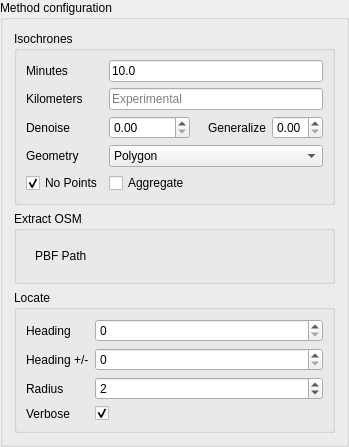
           <widget class="QgsCollapsibleGroupBox" name="mGroupBox_11">
            <property name="sizePolicy">
             <sizepolicy hsizetype="Preferred" vsizetype="Fixed">
              <horstretch>0</horstretch>
              <verstretch>0</verstretch>
             </sizepolicy>
            </property>
            <property name="title">
             <string>Method configuration</string>
            </property>
            <property name="collapsed">
             <bool>false</bool>
            </property>
            <property name="saveCollapsedState">
             <bool>false</bool>
            </property>
            <layout class="QVBoxLayout" name="verticalLayout_9">
             <item>
              <widget class="QgsCollapsibleGroupBox" name="isochrone_group">
               <property name="sizePolicy">
                <sizepolicy hsizetype="Preferred" vsizetype="Fixed">
                 <horstretch>0</horstretch>
                 <verstretch>0</verstretch>
                </sizepolicy>
               </property>
               <property name="toolTip">
                <string>Configure the isochrones method.</string>
               </property>
               <property name="statusTip">
                <string>Configure the isochrones method.</string>
               </property>
               <property name="whatsThis">
                <string>Configure the isochrones method.</string>
               </property>
               <property name="title">
                <string>Isochrones</string>
               </property>
               <property name="collapsed">
                <bool>true</bool>
               </property>
               <property name="saveCollapsedState">
                <bool>false</bool>
               </property>
               <layout class="QGridLayout" name="gridLayout_16">
                <item row="6" column="1" colspan="5">
                 <widget class="QComboBox" name="polygons">
                  <property name="toolTip">
                   <string>Return either Polygon or LineString geometries.</string>
                  </property>
                  <property name="statusTip">
                   <string>Return either Polygon or LineString geometries.</string>
                  </property>
                  <property name="whatsThis">
                   <string>Return either Polygon or LineString geometries.</string>
                  </property>
                  <item>
                   <property name="text">
                    <string>Polygon</string>
                   </property>
                  </item>
                  <item>
                   <property name="text">
                    <string>LineString</string>
                   </property>
                  </item>
                 </widget>
                </item>
                <item row="2" column="0">
                 <widget class="QLabel" name="label_9">
                  <property name="text">
                   <string>Minutes</string>
                  </property>
                 </widget>
                </item>
                <item row="6" column="0">
                 <widget class="QLabel" name="label_7">
                  <property name="text">
                   <string>Geometry</string>
                  </property>
                 </widget>
                </item>
                <item row="5" column="0">
                 <widget class="QLabel" name="label_11">
                  <property name="text">
                   <string>Denoise</string>
                  </property>
                 </widget>
                </item>
                <item row="5" column="4">
                 <widget class="QLabel" name="label_12">
                  <property name="text">
                   <string>Generalize</string>
                  </property>
                 </widget>
                </item>
                <item row="2" column="1" colspan="5">
                 <widget class="QgsFilterLineEdit" name="contours">
                  <property name="toolTip">
                   <string>Comma separated list of decimal times in minutes for the contours.</string>
                  </property>
                  <property name="statusTip">
                   <string>Comma separated list of decimal times in minutes for the contours.</string>
                  </property>
                  <property name="whatsThis">
                   <string>Comma separated list of decimal times in minutes for the contours.</string>
                  </property>
                  <property name="text">
                   <string>10.0</string>
                  </property>
                  <property name="qgisRelation" stdset="0">
                   <string notr="true"/>
                  </property>
                 </widget>
                </item>
                <item row="5" column="1">
                 <widget class="QDoubleSpinBox" name="denoise">
                  <property name="toolTip">
                   <string>Used to remove smaller contours. A value of 1 will only return the largest contour for a given time value. A value of 0.5 drops any contours that are less than half the area of the largest contour in the set of contours for that same time value.</string>
                  </property>
                  <property name="statusTip">
                   <string>Used to remove smaller contours. A value of 1 will only return the largest contour for a given time value. A value of 0.5 drops any contours that are less than half the area of the largest contour in the set of contours for that same time value.</string>
                  </property>
                  <property name="whatsThis">
                   <string>Used to remove smaller contours. A value of 1 will only return the largest contour for a given time value. A value of 0.5 drops any contours that are less than half the area of the largest contour in the set of contours for that same time value.</string>
                  </property>
                  <property name="maximum">
                   <double>1.000000000000000</double>
                  </property>
                  <property name="singleStep">
                   <double>0.100000000000000</double>
                  </property>
                 </widget>
                </item>
                <item row="5" column="5">
                 <widget class="QDoubleSpinBox" name="generalize">
                  <property name="toolTip">
                   <string>The tolerance for Douglas-Peucker generalization. Note: Generalization of contours can lead to self-intersections, as well as intersections of adjacent contours.</string>
                  </property>
                  <property name="statusTip">
                   <string>The tolerance for Douglas-Peucker generalization. Note: Generalization of contours can lead to self-intersections, as well as intersections of adjacent contours.</string>
                  </property>
                  <property name="whatsThis">
                   <string>The tolerance for Douglas-Peucker generalization. Note: Generalization of contours can lead to self-intersections, as well as intersections of adjacent contours.</string>
                  </property>
                  <property name="maximum">
                   <double>1.000000000000000</double>
                  </property>
                  <property name="singleStep">
                   <double>0.010000000000000</double>
                  </property>
                 </widget>
                </item>
                <item row="8" column="1">
                 <widget class="QCheckBox" name="iso_aggregate">
                  <property name="toolTip">
                   <string>&lt;html&gt;&lt;head/&gt;&lt;body&gt;&lt;p&gt;Aggregate if you want to compute the region reachable from any of the locations within a specified time.&lt;/p&gt;&lt;p&gt;&lt;br/&gt;&lt;/p&gt;&lt;p&gt;Don't aggregate if you want distinct isochrone objects for each location.&lt;/p&gt;&lt;/body&gt;&lt;/html&gt;</string>
                  </property>
                  <property name="statusTip">
                   <string>&lt;html&gt;&lt;head/&gt;&lt;body&gt;&lt;p&gt;Aggregate if you want to compute the region reachable from any of the locations within a specified time.&lt;/p&gt;&lt;p&gt;&lt;br/&gt;&lt;/p&gt;&lt;p&gt;Don't aggregate if you want distinct isochrone objects for each location.&lt;/p&gt;&lt;/body&gt;&lt;/html&gt;</string>
                  </property>
                  <property name="whatsThis">
                   <string>&lt;html&gt;&lt;head/&gt;&lt;body&gt;&lt;p&gt;Aggregate if you want to compute the region reachable from any of the locations within a specified time.&lt;/p&gt;&lt;p&gt;&lt;br/&gt;&lt;/p&gt;&lt;p&gt;Don't aggregate if you want distinct isochrone objects for each location.&lt;/p&gt;&lt;/body&gt;&lt;/html&gt;</string>
                  </property>
                  <property name="text">
                   <string>Aggregate</string>
                  </property>
                 </widget>
                </item>
                <item row="8" column="0">
                 <widget class="QCheckBox" name="iso_no_points">
                  <property name="toolTip">
                   <string>&lt;html&gt;&lt;head/&gt;&lt;body&gt;&lt;p&gt;Don't return the center points.&lt;/p&gt;&lt;/body&gt;&lt;/html&gt;</string>
                  </property>
                  <property name="statusTip">
                   <string>&lt;html&gt;&lt;head/&gt;&lt;body&gt;&lt;p&gt;Don't return the center points.&lt;/p&gt;&lt;/body&gt;&lt;/html&gt;</string>
                  </property>
                  <property name="whatsThis">
                   <string>&lt;html&gt;&lt;head/&gt;&lt;body&gt;&lt;p&gt;Don't return the center points.&lt;/p&gt;&lt;/body&gt;&lt;/html&gt;</string>
                  </property>
                  <property name="text">
                   <string>No Points</string>
                  </property>
                  <property name="checked">
                   <bool>true</bool>
                  </property>
                 </widget>
                </item>
                <item row="3" column="0">
                 <widget class="QLabel" name="label_17">
                  <property name="text">
                   <string>Kilometers</string>
                  </property>
                 </widget>
                </item>
                <item row="3" column="1" colspan="5">
                 <widget class="QgsFilterLineEdit" name="contours_distance">
                  <property name="toolTip">
                   <string>Comma separated list of decimal distances in kilometers for the contours.</string>
                  </property>
                  <property name="statusTip">
                   <string>Comma separated list of decimal distances in kilometers for the contours.</string>
                  </property>
                  <property name="whatsThis">
                   <string>Comma separated list of decimal distances in kilometers for the contours.</string>
                  </property>
                  <property name="text">
                   <string/>
                  </property>
                  <property name="echoMode">
                   <enum>QLineEdit::Normal</enum>
                  </property>
                  <property name="placeholderText">
                   <string>Experimental</string>
                  </property>
                  <property name="value">
                   <string/>
                  </property>
                  <property name="qgisRelation" stdset="0">
                   <string notr="true"/>
                  </property>
                 </widget>
                </item>
               </layout>
              </widget>
             </item>
             <item>
              <widget class="QgsCollapsibleGroupBox" name="mGroupBox_12">
               <property name="toolTip">
                <string>Extract OSM roads and their attributes from a locally available OSM PBF file. Needs osmium!!</string>
               </property>
               <property name="statusTip">
                <string>Extract OSM roads and their attributes from a locally available OSM PBF file. Needs osmium!!</string>
               </property>
               <property name="whatsThis">
                <string>Extract OSM roads and their attributes from a locally available OSM PBF file. Needs osmium!!</string>
               </property>
               <property name="title">
                <string>Extract OSM</string>
               </property>
               <property name="collapsed">
                <bool>true</bool>
               </property>
               <layout class="QVBoxLayout" name="verticalLayout">
                <item>
                 <widget class="QWidget" name="widget_3" native="true">
                  <property name="toolTip">
                   <string>Extract OSM roads and their attributes from a locally available OSM PBF file. Needs osmium!!</string>
                  </property>
                  <property name="statusTip">
                   <string>Extract OSM roads and their attributes from a locally available OSM PBF file. Needs osmium!!</string>
                  </property>
                  <property name="whatsThis">
                   <string>Extract OSM roads and their attributes from a locally available OSM PBF file. Needs osmium!!</string>
                  </property>
                  <layout class="QGridLayout" name="gridLayout_18">
                   <item row="0" column="0">
                    <widget class="QLabel" name="label_14">
                     <property name="text">
                      <string>PBF Path</string>
                     </property>
                    </widget>
                   </item>
                   <item row="0" column="1">
                    <widget class="QgsFileWidget" name="pbf_file">
                     <property name="toolTip">
                      <string>Extract OSM roads and their attributes from a locally available OSM PBF file. Needs osmium!!</string>
                     </property>
                     <property name="statusTip">
                      <string>Extract OSM roads and their attributes from a locally available OSM PBF file. Needs osmium!!</string>
                     </property>
                     <property name="whatsThis">
                      <string>Extract OSM roads and their attributes from a locally available OSM PBF file. Needs osmium!!</string>
                     </property>
                     <property name="fullUrl">
                      <bool>true</bool>
                     </property>
                     <property name="filter">
                      <string>*.pbf</string>
                     </property>
                    </widget>
                   </item>
                  </layout>
                 </widget>
                </item>
               </layout>
              </widget>
             </item>
             <item>
              <widget class="QgsCollapsibleGroupBox" name="mGroupBox_13">
               <property name="title">
                <string>Locate</string>
               </property>
               <layout class="QFormLayout" name="formLayout">
                <item row="2" column="0">
                 <widget class="QLabel" name="label_43">
                  <property name="toolTip">
                   <string>The tolerance for input locations in meters.</string>
                  </property>
                  <property name="text">
                   <string>Radius</string>
                  </property>
                 </widget>
                </item>
                <item row="2" column="1">
                 <widget class="QgsSpinBox" name="locate_radius">
                  <property name="toolTip">
                   <string>The tolerance for input locations in meters.</string>
                  </property>
                  <property name="maximum">
                   <number>1000</number>
                  </property>
                  <property name="value">
                   <number>2</number>
                  </property>
                 </widget>
                </item>
                <item row="3" column="0">
                 <widget class="QLabel" name="label_45">
                  <property name="text">
                   <string>Verbose</string>
                  </property>
                 </widget>
                </item>
                <item row="3" column="1">
                 <widget class="QCheckBox" name="locate_verbose">
                  <property name="text">
                   <string/>
                  </property>
                  <property name="checked">
                   <bool>true</bool>
                  </property>
                 </widget>
                </item>
                <item row="0" column="0">
                 <widget class="QLabel" name="label_46">
                  <property name="text">
                   <string>Heading</string>
                  </property>
                 </widget>
                </item>
                <item row="0" column="1">
                 <widget class="QgsSpinBox" name="locate_heading">
                  <property name="maximum">
                   <number>360</number>
                  </property>
                 </widget>
                </item>
                <item row="1" column="0">
                 <widget class="QLabel" name="label_47">
                  <property name="text">
                   <string>Heading +/-</string>
                  </property>
                 </widget>
                </item>
                <item row="1" column="1">
                 <widget class="QgsSpinBox" name="locate_heading_tol">
                  <property name="maximum">
                   <number>360</number>
                  </property>
                 </widget>
                </item>
               </layout>
              </widget>
             </item>
            </layout>
           </widget>
